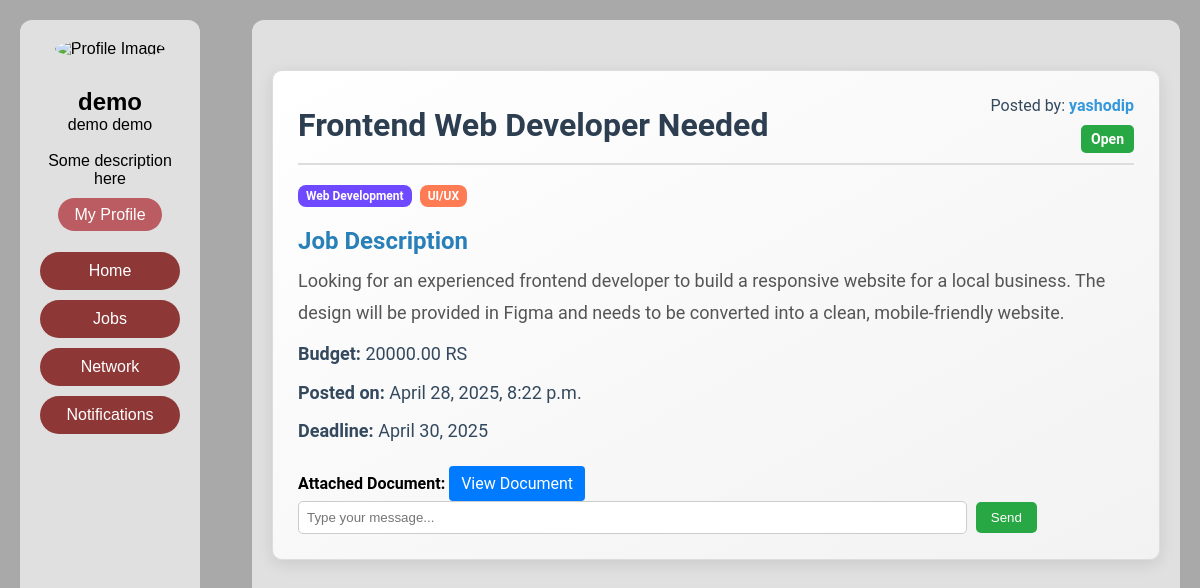
The page /work_dashboard/13 (signed in) on the database as committed earlier.
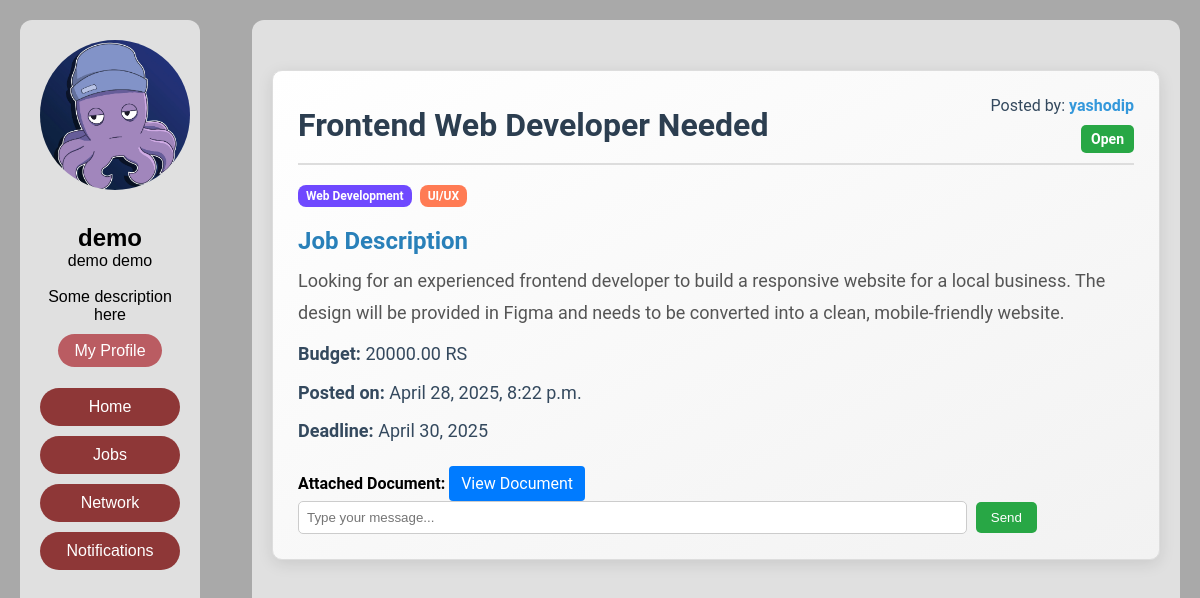
The same page on the database as committed later.
### app1/models.py (models this page shows, shortened)
class Profile(models.Model):
    user=models.ForeignKey(settings.AUTH_USER_MODEL,on_delete=models.CASCADE,related_name='profiles')
    introduction=models.TextField(blank=True,null=True)
    profile_pic=models.ImageField(upload_to='profile_pics',blank=True,null=True)
    skills = models.CharField(max_length=50,blank=True, null=True)
    experience = models.PositiveIntegerField(default=0, help_text="Years of experience in freelancing or related work.")
    resume = models.FileField(upload_to='profile_resume/', blank=True, null=True)  # Optional document attachment

### app1/views.py (the view, shortened to what this page needs)
# urls.py: path('work_dashboard/<int:id>',WorkDashboard.as_view(),name="work_dashboard"),
class WorkDashboard(View):
    def get(self,request,id):
        job=Job.objects.get(id=id)
        chat_messages = Message.objects.filter(job=job).order_by('timestamp')
        if job.skills_required:
            job.skills_required = job.skills_required.split(',')
        output_docs=JobOutput.objects.filter(job=job)
        return render(request,'work_dashboard.html',{'job':job,'output_docs':output_docs,'chat_messages': chat_messages})

### app1/context_processors.py (called while the page is built)
def Base(request):
    if request.user.is_authenticated:
        try:
            lp = Profile.objects.get(user=request.user)
        except Profile.DoesNotExist:
            lp = None
        return {'lp': lp}
    return {}

### app1/templates/work_dashboard.html (shortened to what this page needs)
{% extends 'base.html' %}
{% load static %}
{% block head %}
<link rel="stylesheet" href="{% static 'css/job.css' %}">
{% endblock %}
{% block maincontent %}
<div class="job-container">
    <div class="job-header">
        <h1 class="job-title">{{ job.title }}</h1>
        <div class="job-header-meta">
            <p class="job-posted-by">Posted by: <span>{{ job.user.username }}</span></p>
            <span class="job-status {{ job.status|lower }}">{{ job.status }}</span>
        </div>
    </div>
    <div class="skill-buttons">
        {% for skill in job.skills_required %}
            <span class="skill-badge skill-color-{{ forloop.counter|slice:":5" }}">
                {{ skill }}
            </span>
        {% endfor %}
    </div>
    <div class="job-description-section">
        <h3>Job Description</h3>
        <p>{{ job.description }}</p>
    </div>
    <div class="job-other-details">
        <p><strong>Budget:</strong> {{ job.budget }} RS</p>
        <p><strong>Posted on:</strong> {{ job.time_posted|date:"F j, Y, g:i a" }}</p>
        <p><strong>Deadline:</strong> {{ job.deadline|date:"F j, Y" }}</p>
    </div>
    {% if job.document %}
    <div class="job-document-section">
        <strong>Attached Document:</strong>
        <a href="{{ job.document.url }}" target="_blank">View Document</a>
    </div>
    {% endif %}
        <form method="post" class="chat-form">
            <input type="text" name="chat_message" placeholder="Type your message..." required>
            <button type="submit" name="action" value="send_chat_message">Send</button>
        </form>
    </div>
</div>
{% endblock %}

### app1/templates/base.html (shortened to what this page needs)
{% load static %}
<!DOCTYPE html>
<html lang="en">
<head>
    <link rel="stylesheet" href="{% static 'css/base.css' %}">
    {% block head %}
    {% endblock %}
</head>
<body>
    <div class="sidebar">
        <div class="profile-card">
            {% if  lp.profile_pic %}
             <img src="{{ lp.profile_pic.url }}" alt="Profile Image" class="profile-pic">
            {% else %}
            <img src="https://i.pinimg.com/736x/b1/48/8f/b1488fdac4488b4a116c6964c1735f60.jpg" alt="Profile Image" class="profile-pic">
            {% endif %}
            <h2>{{ request.user.username }}</h2>
            <p>{{ request.user.first_name }} {{ request.user.last_name }}</p><br>
            <p>Some description here<br><br>
            <a href="{% url 'user_profile' request.user.id %}" class="profile-button">My Profile</a>
        </div><br>
        <nav>
            <ul>
                <li><a href="{% url 'home' %}">Home</a></li>
                <li><a href="{% url 'myjobs' %}">Jobs</a></li>
                <li><a href="{% url 'profiles' %}">Network</a></li>
                <li><a href="">Notifications</a></li>
            </ul>
        </nav>
    </div>
        <div class="main-feed">
            {% block maincontent %}
            {% endblock %}
</body>
</html>

Rows that differ between the two databases and show on the page:
now on this page (row edited): Profile: profile_pic (picture)
